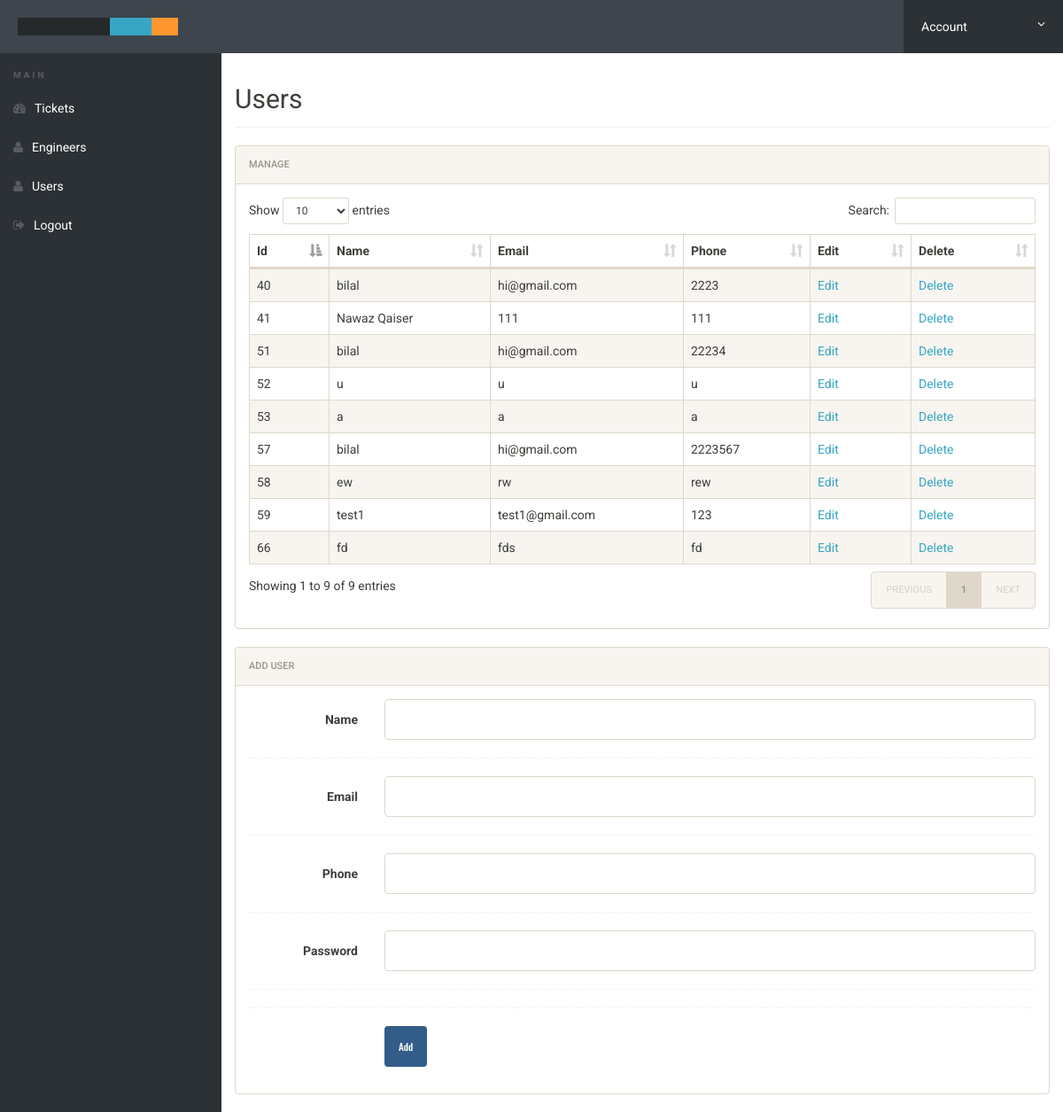
Page /admin/users.php (signed in) on the committed database.
### tables this page shows
CREATE TABLE IF NOT EXISTS `user` (
  `id` int(9) NOT NULL AUTO_INCREMENT,
  `name` varchar(255) NOT NULL,
  `phone` varchar(255) NOT NULL,
  `email` varchar(255) NOT NULL,
  `password` varchar(255) NOT NULL,
  `is_active` bit(1) NOT NULL,
  `type` int(2) NOT NULL,
  `datetime` datetime NOT NULL DEFAULT CURRENT_TIMESTAMP,
  PRIMARY KEY (`id`)
);

### admin/users.php (the view, shortened to what this page needs)
<?php
include_once("config.php");
include_once("header.php");
?>
<div class="content-wrapper">
			<div class="container-fluid">
				<div class="row">
					<div class="col-md-12">
						<h2 class="page-title">Users</h2>
						<div class="panel panel-default">
							<div class="panel-heading">Manage</div>
							<div class="panel-body">
								<table id="zctb" class="display table table-striped table-bordered table-hover" cellspacing="0" width="100%">
									<thead>
										<tr>
											<th>Id</th>
											<th>Name</th>
											<th>Email</th>
											<th>Phone</th>
											<th>Edit</th>
											<th>Delete</th>
										</tr>
									</thead>
									<tbody>
									<?php
									$sql = "SELECT * FROM user where is_active='1'";
									$result = mysqli_query($conn, $sql);
								    while($row = mysqli_fetch_assoc($result)) {
										echo '<tr>
										<td>'.$row["id"].'</td>';
										echo '<td>'.$row["name"].'</td>';
										echo '<td>'.$row["email"].'</td>';
										echo '<td>'.$row["phone"].'</td>';
										echo '<td><a target="_blank" href="edituser.php?id='.$row["id"].'">Edit</a></td>';
										echo '<td><a href="deleteuser.php?id='.$row["id"].'">Delete</a></td></tr>';
										}
									?>
									</tbody>
								</table>
							</div>
						</div>
						</div>
					</div>
					<div class="row">
							<div class="col-md-12">
								<div class="panel panel-default">
									<div class="panel-heading">Add User</div>
									<div class="panel-body">
										<form method="POST" class="form-horizontal" enctype="multipart/form-data">
											<div class="form-group">
												<label class="col-sm-2 control-label">Name</label>
												<div class="col-sm-10">
													<input type="text" class="form-control" name="name" required/>
												</div>
											</div>
											<div class="hr-dashed"></div>
											<div class="form-group">
												<label class="col-sm-2 control-label">Email</label>
												<div class="col-sm-10">
													<input type="email" class="form-control" name="email" required/>
												</div>
											</div>
											<div class="hr-dashed"></div>
											<div class="form-group">
												<label class="col-sm-2 control-label">Phone</label>
												<div class="col-sm-10">
													<input type="text" class="form-control" name="phone" required/>
												</div>
											</div>
											<div class="hr-dashed"></div>
											<div class="form-group">
												<label class="col-sm-2 control-label">Password</label>
												<div class="col-sm-10">
													<input type="password" class="form-control" name="password" required/>
												</div>
											</div>
											<div class="hr-dashed"></div>
											<div class="hr-dashed"></div>
											<div class="form-group">
												<label class="col-sm-2 control-label"></label>
												<div class="col-sm-10">
													<button class="btn btn-primary" type="submit" name="addUser_button">Add</button>
												</div>
											</div>
										</form>
									</div>
								</div>
							</div>
							</div>
				</div>
			</div>
		</div>
<?php
include_once("footer.php");
?>

### admin/css/style.css (style rules this page uses)
html { font-size: 14px; }
@media only screen and (min-width: 480px) { html { font-size: 17px; } }
@media only screen and (min-width: 768px) { html { font-size: 14px; } }
body { font-size: 1em; }
a { color: #37a6c4; }
.btn { font-family: 'Oswald', sans-serif; }
.hr-dashed { background-color: transparent; border-top: 1px dotted #edf0f5; color: transparent; height: 1px; margin: 20px 0; }
.panel { overflow: hidden; }
.btn { text-transform: none; }
.page-title { padding-bottom: 15px; margin-bottom: 20px; border-bottom: 1px solid #f0f0f0; }
.ts-main-content .content-wrapper { padding-top: 15px; margin-top: 60px; }
@media only screen and (min-width: 992px) { .ts-main-content .content-wrapper { margin-left: 250px; } }

### rows in the picture
user: id "57", name "bilal", email "hi@gmail.com", phone "2223567"
user: id "41", name "Nawaz Qaiser", email "111", phone "111"
user: id "40", name "bilal", email "hi@gmail.com", phone "2223"
user: id "53", name "a", email "a", phone "a"
user: id "52", name "u", email "u", phone "u"
user: id "51", name "bilal", email "hi@gmail.com", phone "22234"
user: id "58", name "ew", email "rw", phone "rew"
user: id "59", name "test1", email "test1@gmail.com", phone "123"
user: id "66", name "fd", email "fds", phone "fd"
